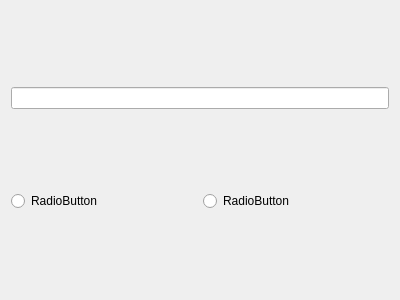
<?xml version="1.0" encoding="UTF-8"?>
<ui version="4.0">
 <class>Form</class>
 <widget class="QWidget" name="Form">
  <property name="geometry">
   <rect>
    <x>0</x>
    <y>0</y>
    <width>400</width>
    <height>300</height>
   </rect>
  </property>
  <property name="windowTitle">
   <string>Form</string>
  </property>
  <layout class="QVBoxLayout" name="verticalLayout">
   <item>
    <widget class="QLineEdit" name="t1"/>
   </item>
   <item>
    <layout class="QHBoxLayout" name="horizontalLayout">
     <item>
      <widget class="QRadioButton" name="rb1">
       <property name="text">
        <string>RadioButton</string>
       </property>
      </widget>
     </item>
     <item>
      <widget class="QRadioButton" name="rb2">
       <property name="text">
        <string>RadioButton</string>
       </property>
      </widget>
     </item>
    </layout>
   </item>
  </layout>
 </widget>
 <resources/>
 <connections/>
</ui>
